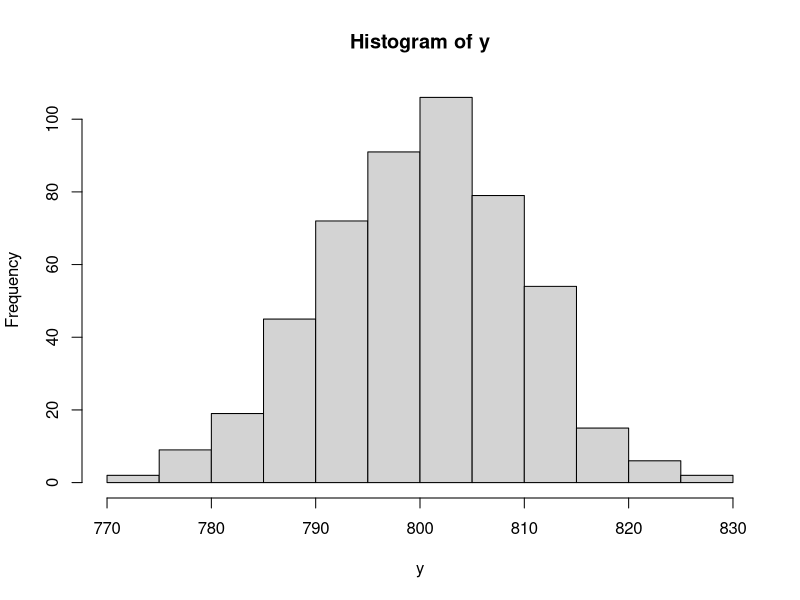
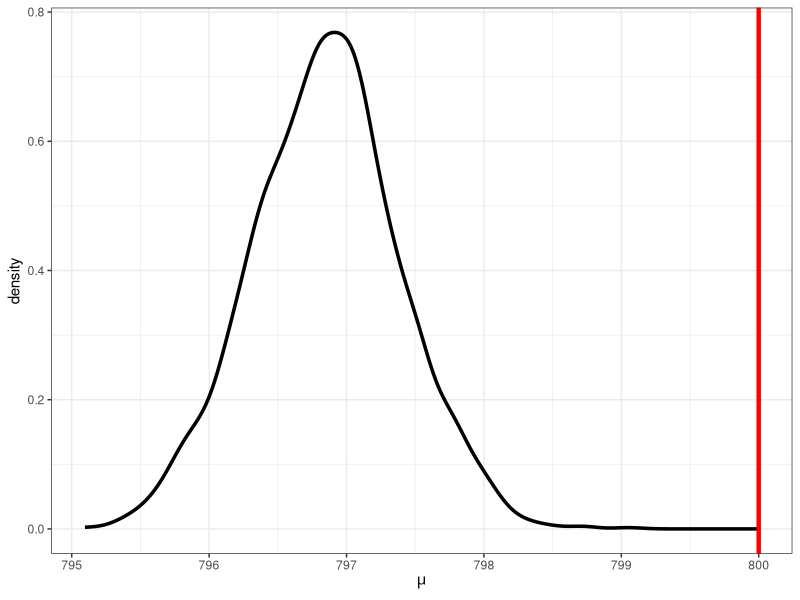
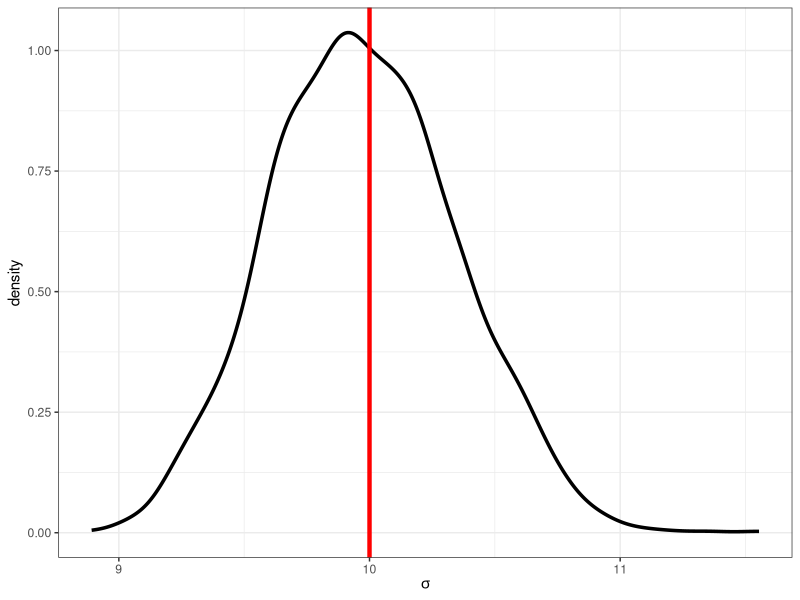
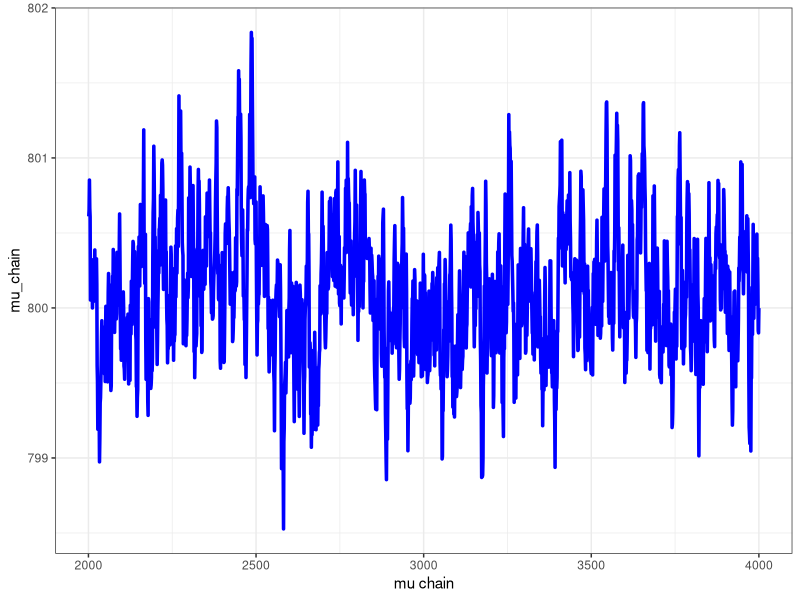
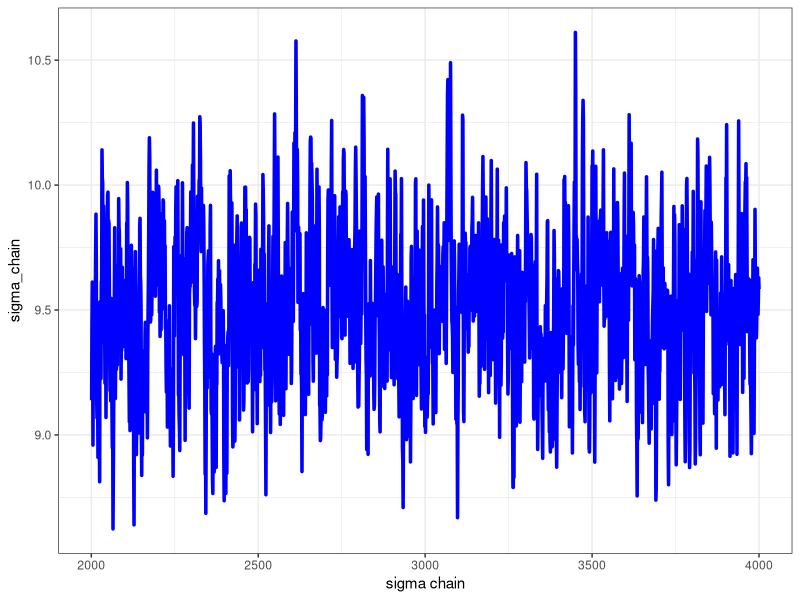

R code for these plots, in order:
true_mu <- 800
true_var <- 100 #sigma^2
y <- rnorm(500,mean=true_mu,sd=sqrt(true_var))
hist(y)
sigma <- sqrt(true_var)
mu <- true_mu

#Gradient functions
gradient <- function(mu,sigma,y,n,m,s,a,b){
  grad_mu <- (((n*mu)-sum(y))/(sigma^2))+((mu-m)/(s^2))
  grad_sigma <- (n/sigma)-(sum((y-mu)^2)/(sigma^3))+((sigma-a)/(b^2))
  return(c(grad_mu,grad_sigma))
}
#Potential energy function
V <- function(mu,sigma,y,n,m,s,a,b){
  nlpd <- -(sum(dnorm(y,mu,sigma,log=T))+dnorm(mu,m,s,log=T)+dnorm(sigma,a,b,log=T))
  nlpd
}
#HMC sampler
HMC <- function(y,n,m,s,a,b,step,L,initial_q,nsamp,nburn){
  mu_chain <- rep(NA,nsamp)
  sigma_chain <- rep(NA,nsamp)
  reject <- 0
  #Initialization of Markov chain
  mu_chain[1] <- initial_q[1]
  sigma_chain[1] <- initial_q[2]
  #Evolution of Markov chain
  i <- 1
  while(i < nsamp){
    q <- c(mu_chain[i],sigma_chain[i]) 
    p <- rnorm(length(q),0,1) # Current position of the particle
    # Generate random momentum at the current position
    current_q <- q
    current_p <- p
    current_V = V(current_q[1],current_q[2],y,n,m,s,a,b) # Current potential energy
    current_T = sum(current_p
                    ^2)/2 # Current kinetic energy
    # Take L leapfrog steps
    for(l in 1:L){
      # Change in momentum in 'step/2' time
      p <- p-((step/2)*gradient(q[1],q[2],y,n,m,s,a,b))
      # Change in position in 'step' time
      q <- q + step*p
      # Change in momentum in 'step/2' time
      p <- p-((step/2)*gradient(q[1],q[2],y,n,m,s,a,b))
    }
    proposed_q <- q
    proposed_p <- p
    proposed_V = V(proposed_q[1],proposed_q[2],y,n,m,s,a,b) # Proposed potential energy
    proposed_T = sum(proposed_p
                     ^2)/2 # Proposed kinetic energy
    accept.prob <- min(1,exp(current_V+current_T-proposed_V-proposed_T))
    # Accept/reject the proposed position q
    if(accept.prob>runif(1,0,1)){
      mu_chain[i+1] <- proposed_q[1]
      sigma_chain[i+1] <- proposed_q[2]
      i <- i+1
    }else{
      reject <- reject+1
    }
  }
  posteriors <- data.frame(mu_chain,sigma_chain)[-(1:nburn),]
  posteriors$sample_id <- 1:nrow(posteriors)
  posteriors
}

#3.1
df.posterior <- HMC(y=y,n=length(y), # data
                    m=400,s=5,a=10,b=2, # priors
                    step=0.02, # step-size
                    L=12, # no. of leapfrog steps
                    initial_q=c(1000,11), # Chain initialization
                    nsamp=6000, # total number of samples
                    nburn=2000) # number of burn-in samples
library(ggplot2)
ggplot(df.posterior[-(1:2000),],aes(x=mu_chain))+
  geom_density(linewidth=1.2)+theme_bw()+xlab(expression(mu))+
  geom_vline(xintercept=800,size=1.5,color="red")
ggplot(df.posterior[-(1:2000),],aes(x=sigma_chain))+
  geom_density(linewidth=1.2)+theme_bw()+xlab(expression(sigma))+
  geom_vline(xintercept=10,size=1.5,color="red")

#3.4
df.posterior <- HMC(y=y,n=length(y), # data
                    m=1000,s=20,a=10,b=2, # priors
                    step=0.02, # step-size
                    L=12, # no. of leapfrog steps
                    initial_q=c(1000,11), # Chain initialization
                    nsamp=6000, # total number of samples
                    nburn=2000) # number of burn-in samples
#Inspect Chains
df.posterior$id <- 1:4000
ggplot(df.posterior[-(1:2000),],aes(x=id,y=mu_chain))+
  geom_line(size=1.2,color="blue")+
  theme_bw()+xlab("mu chain")
ggplot(df.posterior[-(1:2000),],aes(x=id,y=sigma_chain))+
  geom_line(size=1.2,color="blue")+
  theme_bw()+xlab("sigma chain")



